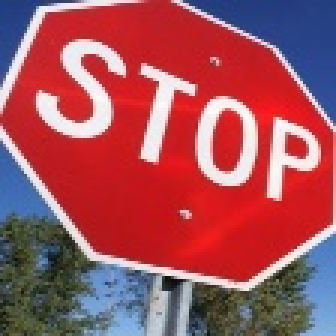
#> input picture src/SVM/output_pos/resizeimg10.jpg, 112 x 112 px (shown 3 times larger); its folder holds 4 pictures in this run
$ python main.py   (older library calls are emulated)
#> lines starting #> are read from the running program, lines starting #| are printed output that depends on the picture
### src/SVM/SVM.py
import cv2
import numpy as np
import glob

SIZE = 32

def load_training_data():
    dataset = []
    labels = []
    filenames = glob.glob("output_pos/*.jpg")
    for img in filenames:
        image = cv2.imread(img,0)
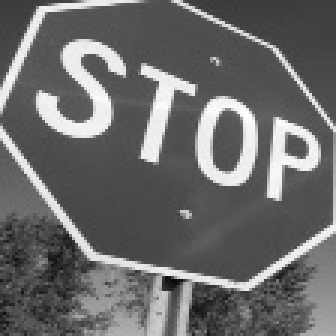
#> image: shape (112, 112) (shown 3 times larger); min 9, max 255, mean 106.9
        img = cv2.resize(image, (SIZE, SIZE))
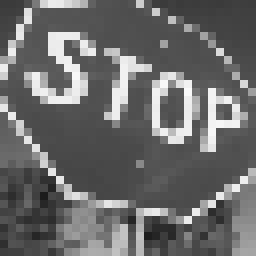
#> img: shape (32, 32) (shown 8 times larger); min 28, max 250, mean 106.6
        img = np.reshape(img, [SIZE, SIZE])
        dataset.append(img)
        labels.append(1)
#> pass 2 of the loop in load_training_data, `for img in filenames:`:
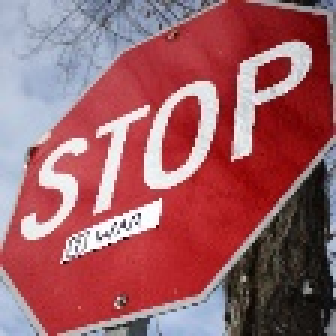
#> input picture src/SVM/output_pos/resizeimg100.jpg, 112 x 112 px (shown 3 times larger)
#> in load_training_data, `image = cv2.imread(img,0)`:
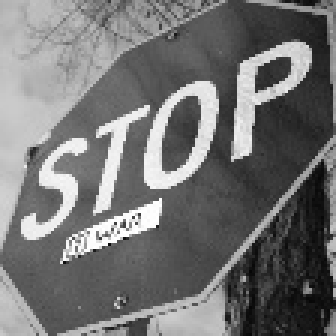
#> image: shape (112, 112) (shown 3 times larger); min 6, max 255, mean 115
#> in load_training_data, `img = cv2.resize(image, (SIZE, SIZE))`:
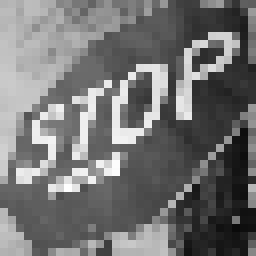
#> img: shape (32, 32) (shown 8 times larger); min 10, max 254, mean 114.4
#> pass 3 of the loop in load_training_data, `for img in filenames:`:
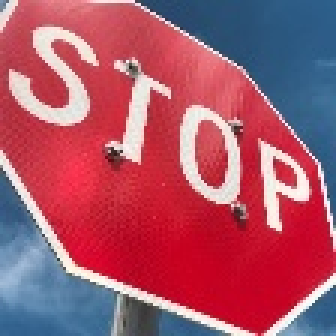
#> input picture src/SVM/output_pos/resizeimg101.jpg, 112 x 112 px (shown 3 times larger)
#> in load_training_data, `image = cv2.imread(img,0)`:
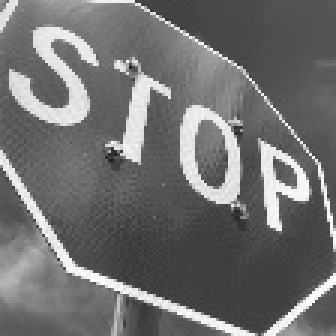
#> image: shape (112, 112) (shown 3 times larger); min 31, max 255, mean 112
#> in load_training_data, `img = cv2.resize(image, (SIZE, SIZE))`:
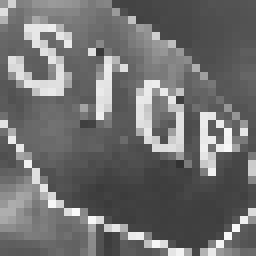
#> img: shape (32, 32) (shown 8 times larger); min 50, max 250, mean 112
#> the loop made 4 passes; the first 3 are shown

    filenames = glob.glob("output_neg/*.jpg")
#> filenames = []
#| (4, 32, 32)
    for img in filenames:
        image = cv2.imread(img,0)
        img = cv2.resize(image, (SIZE, SIZE))
        img = np.reshape(img, [SIZE, SIZE])
        dataset.append(img)
        labels.append(0)

    return np.array(dataset), np.array(labels)

def deskew(img):
    m = cv2.moments(img)
#> m = moments, m00 114696, centre m10/m00, m01/m00 = (14.69, 15.03)
    if abs(m['mu02']) < 1e-2:
        return img.copy()
    skew = m['mu11']/m['mu02']
#> skew = 0.0455
    M = np.float32([[1, skew, -0.5*SIZE*skew], [0, 1, 0]])
#> M = [[1, 0.0455, -0.728], [0, 1, 0]]
    img = cv2.warpAffine(img, M, (SIZE, SIZE), flags=cv2.WARP_INVERSE_MAP | cv2.INTER_LINEAR)
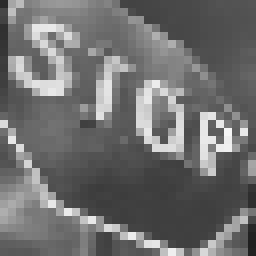
#> img: shape (32, 32) (shown 8 times larger); min 31, max 245, mean 110.9
    return img

def get_hog() :
    winSize = (20,20)
    blockSize = (10,10)
    blockStride = (5,5)
    cellSize = (10,10)
    nbins = 9
    derivAperture = 1
    winSigma = -1.
    histogramNormType = 0
    L2HysThreshold = 0.2
    gammaCorrection = 1
    nlevels = 64
    signedGradient = True

    hog = cv2.HOGDescriptor(winSize,blockSize,blockStride,
                            cellSize,nbins,derivAperture,winSigma,
                            histogramNormType,L2HysThreshold,gammaCorrection,
                            nlevels, signedGradient)

    return hog

class StatModel(object):
    def load(self, fn):
        self.model.load(fn)  # Known bug: https://github.com/opencv/opencv/issues/4969
    def save(self, fn):
        self.model.save(fn)

class SVM(StatModel):
    def __init__(self, C = 12.5, gamma = 0.50625):
        self.model = cv2.ml.SVM_create()
        self.model.setGamma(gamma)
        self.model.setC(C)
        self.model.setKernel(cv2.ml.SVM_RBF)
        self.model.setType(cv2.ml.SVM_C_SVC)

    def train(self, samples, responses):
        self.model.train(samples, cv2.ml.ROW_SAMPLE, responses)

    def predict(self, samples):
        return self.model.predict(samples)[1].ravel()


def traning():
    print('Loading training data from output_pos and output_neg')
    # Load data.

    data, labels = load_training_data()
    print(data.shape)
    print('Shuffle data ... ')
    # Shuffle data
    rand = np.random.RandomState(10)
    shuffle = rand.permutation(len(data))
    data, labels = data[shuffle], labels[shuffle]

    print('Deskew images ... ')
    data_deskewed = list(map(deskew, data))
#> in deskew (call 2), `m = cv2.moments(img)`: m = moments, m00 109128, centre m10/m00, m01/m00 = (15.51, 15.29)
#> in deskew (call 2), `skew = m['mu11']/m['mu02']`: skew = 0.0966
#> in deskew (call 2), `M = np.float32([[1, skew, -0.5*SIZE*skew], [0, 1, 0]])`: M = [[1, 0.0966, -1.55], [0, 1, 0]]
#> in deskew (call 2), `img = cv2.warpAffine(img, M, (SIZE, SIZE), flags=cv2.WARP_INVERSE_MAP ..`:
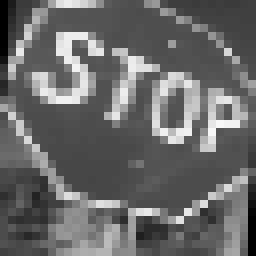
#> img: shape (32, 32) (shown 8 times larger); min 0, max 246, mean 104.8
#> in deskew (call 3), `m = cv2.moments(img)`: m = moments, m00 95885, centre m10/m00, m01/m00 = (13.84, 16.38)
#> in deskew (call 3), `m = cv2.moments(img)`:
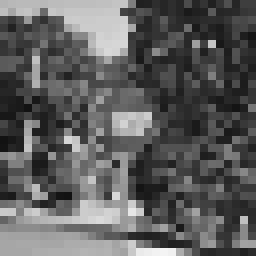
#> img: shape (32, 32) (shown 8 times larger); min 20, max 243, mean 93.6
#> in deskew (call 3), `skew = m['mu11']/m['mu02']`: skew = 0.0239
#> in deskew (call 3), `M = np.float32([[1, skew, -0.5*SIZE*skew], [0, 1, 0]])`: M = [[1, 0.0239, -0.382], [0, 1, 0]]
#> in deskew (call 3), `img = cv2.warpAffine(img, M, (SIZE, SIZE), flags=cv2.WARP_INVERSE_MAP ..`:
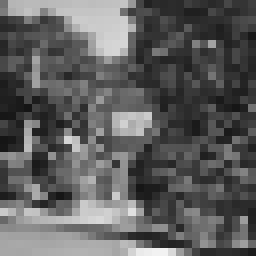
#> img: shape (32, 32) (shown 8 times larger); min 20, max 242, mean 93.2
#> in deskew (call 4), `m = cv2.moments(img)`: m = moments, m00 117193, centre m10/m00, m01/m00 = (12.83, 14.65)
#> in deskew (call 4), `skew = m['mu11']/m['mu02']`: skew = -0.0138
#> in deskew (call 4), `M = np.float32([[1, skew, -0.5*SIZE*skew], [0, 1, 0]])`: M = [[1, -0.0138, 0.221], [0, 1, 0]]
#> in deskew (call 4), `img = cv2.warpAffine(img, M, (SIZE, SIZE), flags=cv2.WARP_INVERSE_MAP ..`:
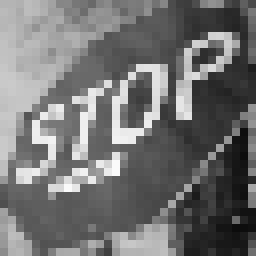
#> img: shape (32, 32) (shown 8 times larger); min 12, max 250, mean 114

    print('Defining HoG parameters ...')
    # HoG feature descriptor
    hog = get_hog()

    print('Calculating HoG descriptor for every image ... ')
    hog_descriptors = []
    for img in data_deskewed:
        hog_descriptors.append(hog.compute(img))
    hog_descriptors = np.squeeze(hog_descriptors)

    print('Training SVM model ...')
    model = SVM()
    model.train(hog_descriptors, labels)

    print('Saving SVM model ...')
    model.save('data_svm.dat')
    return model


# [9 lines left out: function getLabel, not called in this run]

### src/SVM/main.py
import cv2
import numpy as np
from math import sqrt
import imutils
import preprocess_frame as preprocess
import SVM


# [174 lines left out: functions removeSmallComponents, findContour, cropSign, findLargestSign, localization, remove_other_color, not called in this run]

def main():
    model = SVM.traning()
    similitary_contour_with_circle = 0.65
    min_size_components = 1000

    test_frame = cv2.imread('1.png')
    count = 0

    frame = cv2.resize(test_frame, (640, 480))

    coordinate, image, sign_type, text = localization(frame, min_size_components,
                                                      similitary_contour_with_circle,
                                                      model, count)

    cv2.imshow('result for test image',image)
    cv2.waitKey(0)
    return 0

#> (the run stopped early here; a loop or call above may not have finished)
